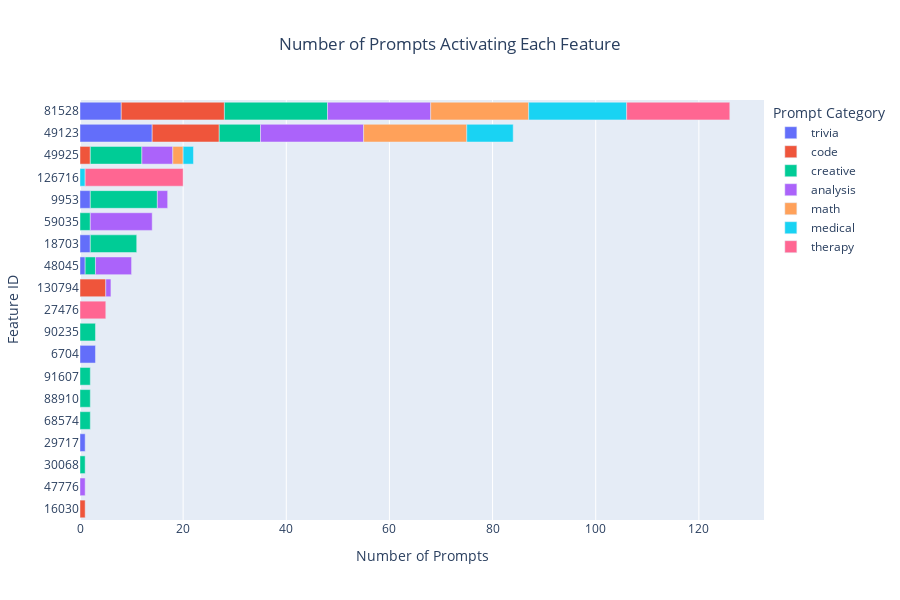

Source (notebook cell):
### Code cell
# Create bar chart showing number of prompts activating each feature, subdivided by prompt category
prompt_counts_by_category = []
for record in prompt_data:
    feature_id = record['feature_id']
    
    # Get feature description if available
    if feature_id in desc_df['feature_id'].values:
        feature_row = desc_df[desc_df['feature_id'] == feature_id].iloc[0]
        source = feature_row['source']
        token = feature_row['token']
        chat_desc = feature_row['chat_desc']
        pt_desc = feature_row['pt_desc']
        feature_type = feature_row['type']
    else:
        source = 'Unknown'
        token = 'Unknown'
        chat_desc = 'No description available'
        pt_desc = 'No description available'
        feature_type = 'Unknown'
    
    # Count prompts by category for this feature
    category_counts = defaultdict(int)
    for prompt in record['active_prompts']:
        category_counts[prompt['prompt_label']] += 1
    
    # Add a row for each category that has prompts
    for category, count in category_counts.items():
        prompt_counts_by_category.append({
            'feature_id': feature_id,
            'prompt_category': category,
            'num_prompts': count,
            'source': source,
            'token': token,
            'chat_desc': chat_desc,
            'pt_desc': pt_desc,
            'type': feature_type
        })

# Convert to DataFrame
prompt_counts_category_df = pd.DataFrame(prompt_counts_by_category)

# Calculate total prompts per feature for sorting
total_prompts_per_feature = prompt_counts_category_df.groupby('feature_id')['num_prompts'].sum().sort_values(ascending=True)
feature_order = total_prompts_per_feature.index.tolist()

# Create stacked horizontal bar chart
fig_stacked = px.bar(
    prompt_counts_category_df,
    x='num_prompts',
    y='feature_id',
    color='prompt_category',
    orientation='h',
    title='Number of Prompts Activating Each Feature',
    labels={'num_prompts': 'Number of Prompts', 'feature_id': 'Feature ID', 'prompt_category': 'Prompt Category'},
    hover_data=['source', 'token', 'chat_desc', 'pt_desc'],
    category_orders={'feature_id': feature_order},
    color_discrete_sequence=px.colors.qualitative.Plotly
)

# Update layout
fig_stacked.update_layout(
    height=600,
    showlegend=True,
    xaxis_title='Number of Prompts',
    yaxis_title='Feature ID',
    yaxis={'type': 'category', 'categoryorder': 'array', 'categoryarray': feature_order},
    title_x=0.5,
    legend=dict(
        title="Prompt Category",
        orientation="v",
        yanchor="top",
        y=1,
        xanchor="left",
        x=1.01
    )
)

# Update hover template to show category breakdown
fig_stacked.update_traces(
    hovertemplate='Category: %{fullData.name}<br>' +
                  'Count: %{x}<br>' +
                  'Source: %{customdata[0]}<br>' +
                  'Token: %{customdata[1]}<br>' +
                  'Chat Desc: %{customdata[2]}<br>' +
                  'PT Desc: %{customdata[3]}<br>' +
                  '<extra></extra>'
)

fig_stacked.show()

# Save as HTML
fig_stacked.write_html('prompt_count.html')

# Also create a summary table showing the breakdown
print("Summary of prompt counts by feature and category:")
summary_pivot = prompt_counts_category_df.pivot_table(
    index='feature_id', 
    columns='prompt_category', 
    values='num_prompts', 
    fill_value=0
)
summary_pivot['Total'] = summary_pivot.sum(axis=1)
summary_pivot = summary_pivot.sort_values('Total', ascending=False)
print(summary_pivot)

### Figure 1 — Plotly figure (JSON) as saved in the notebook; plotly's stock layout.template omitted (floating-point values rounded to 4 significant figures)
{"data": [{"alignmentgroup": "True", "customdata": [["qwen_trainer1_layer11", "newline", "newline before \"hello\" in chinese", "newline or other text token before ???"], ["qwen_trainer1_layer11", "asst", "AI chatbot being given elaborate instructions (including attempts to jailbreak)", "very powerful fictional beings: superintelligent AI in sci-fi, electric appliances that can talk, witchcraft, voice of human nature"], ["qwen_trainer1_layer11", "asst", "\"assistant\" header token after being asked to do a writing or copyediting task", "\"assistant\" token from descriptions of human assistant professions"], ["qwen_trainer1_layer15", "newline", "newline after being asked to give a one-sentence explainer", "newline before one-sentence summary or quote"], ["qwen_trainer1_layer15", "asst", "AI chatbot response of \"i'm a/an\" to questions of \"who are you\"", "???"], ["qwen_trainer1_layer15", "newline", "newline before AI chatbot response to generating a description of a chemical company", "token before a summary, blurb, or lede (often with preceding numbers giving desired length)"], ["qwen_trainer1_layer15", "newline", "newline before AI chatbot answers yes or no question about factual consistency, reasoning, or semantic content ", "newline before answer in wide range of contexts ???"]], "hovertemplate": "Category: %{fullData.name}<br>Count: %{x}<br>Source: %{customdata[0]}<br>Token: %{customdata[1]}<br>Chat Desc: %{customdata[2]}<br>PT Desc: %{customdata[3]}<br><extra></extra>", "legendgroup": "trivia", "marker": {"color": "#636EFA", "pattern": {"shape": ""}}, "name": "trivia", "offsetgroup": "trivia", "orientation": "h", "showlegend": true, "textposition": "auto", "type": "bar", "x": [3, 2, 8, 2, 1, 1, 14], "xaxis": "x", "y": [6704, 18703, 81528, 9953, 29717, 48045, 49123], "yaxis": "y"}, {"alignmentgroup": "True", "customdata": [["qwen_trainer1_layer11", "newline", "viewpoint, bird's eye view, first-person perspective", "the perspective of an organization (mainly healthcare system, government)"], ["qwen_trainer1_layer11", "asst", "\"assistant\" header token after being asked follow-up questions", "colon before bash commands ???"], ["qwen_trainer1_layer11", "asst", "\"assistant\" header token after being asked to do a writing or copyediting task", "\"assistant\" token from descriptions of human assistant professions"], ["qwen_trainer1_layer11", "asst", "\"assistant\" header token after being asked to write about chemicals", "\"assistant\" token from descriptions of human assistant professions"], ["qwen_trainer1_layer15", "newline", "newline before AI chatbot answers yes or no question about factual consistency, reasoning, or semantic content ", "newline before answer in wide range of contexts ???"]], "hovertemplate": "Category: %{fullData.name}<br>Count: %{x}<br>Source: %{customdata[0]}<br>Token: %{customdata[1]}<br>Chat Desc: %{customdata[2]}<br>PT Desc: %{customdata[3]}<br><extra></extra>", "legendgroup": "code", "marker": {"color": "#EF553B", "pattern": {"shape": ""}}, "name": "code", "offsetgroup": "code", "orientation": "h", "showlegend": true, "textposition": "auto", "type": "bar", "x": [1, 2, 20, 5, 13], "xaxis": "x", "y": [16030, 49925, 81528, 130794, 49123], "yaxis": "y"}, {"alignmentgroup": "True", "customdata": [["qwen_trainer1_layer11", "asst", "AI chatbot being given elaborate instructions (including attempts to jailbreak)", "very powerful fictional beings: superintelligent AI in sci-fi, electric appliances that can talk, witchcraft, voice of human nature"], ["qwen_trainer1_layer11", "asst", "asimov's three laws of robotics, AI chatbots referring to their programming", "asimov's three laws of robotics, thinking machines and robots in sci-fi including HAL from 2001: a space odyssey"], ["qwen_trainer1_layer11", "asst", "\"assistant\" header token after being asked follow-up questions", "colon before bash commands ???"], ["qwen_trainer1_layer11", "newline", "newline after \"assistant\" header token when the AI chatbot is asked to behave a certain way if christian", "???"], ["qwen_trainer1_layer11", "asst", "\"assistant\" header token after being asked to do a writing or copyediting task", "\"assistant\" token from descriptions of human assistant professions"], ["qwen_trainer1_layer11", "newline", "user instructing AI chatbot or the AI chatbot agreeing to role-play, impersonate, or simulate a character", "impersonating, portraying, or giving an impression of a character"], ["qwen_trainer1_layer11", "newline", "valuing or encouraging innovation", "valuing or encouraging innovation"], ["qwen_trainer1_layer15", "newline", "newline after being asked to give a one-sentence explainer", "newline before one-sentence summary or quote"], ["qwen_trainer1_layer15", "newline", "newline before AI chatbot response to generating a description of a chemical company", "token before a summary, blurb, or lede (often with preceding numbers giving desired length)"], ["qwen_trainer1_layer15", "newline", "newline before AI chatbot answers yes or no question about factual consistency, reasoning, or semantic content ", "newline before answer in wide range of contexts ???"], ["qwen_trainer1_layer15", "newline", "newline before AI chatbot engages in nsfw role-play or being jailbroken ", "tokens before code errors, misbehaving, descriptions of colonialism, jingoism, self-put downs, sarcasm"], ["llama_trainer1_layer15", "endheader", "instructions for role-playing, requirements, schema, templates, rules", "editing, helping write/publish/refine text, forum moderator"]], "hovertemplate": "Category: %{fullData.name}<br>Count: %{x}<br>Source: %{customdata[0]}<br>Token: %{customdata[1]}<br>Chat Desc: %{customdata[2]}<br>PT Desc: %{customdata[3]}<br><extra></extra>", "legendgroup": "creative", "marker": {"color": "#00CC96", "pattern": {"shape": ""}}, "name": "creative", "offsetgroup": "creative", "orientation": "h", "showlegend": true, "textposition": "auto", "type": "bar", "x": [9, 1, 10, 2, 20, 3, 2, 13, 2, 8, 2, 2], "xaxis": "x", "y": [18703, 30068, 49925, 68574, 81528, 90235, 91607, 9953, 48045, 49123, 88910, 59035], "yaxis": "y"}, {"alignmentgroup": "True", "customdata": [["qwen_trainer1_layer11", "asst", "\"assistant\" header token after being asked follow-up questions", "colon before bash commands ???"], ["qwen_trainer1_layer11", "asst", "\"assistant\" header token after being asked to do a writing or copyediting task", "\"assistant\" token from descriptions of human assistant professions"], ["qwen_trainer1_layer11", "asst", "\"assistant\" header token after being asked to write about chemicals", "\"assistant\" token from descriptions of human assistant professions"], ["qwen_trainer1_layer15", "newline", "newline after being asked to give a one-sentence explainer", "newline before one-sentence summary or quote"], ["qwen_trainer1_layer15", "newline", "newline before AI chatbot response to generating a description of a chemical company", "token before a summary, blurb, or lede (often with preceding numbers giving desired length)"], ["qwen_trainer1_layer15", "newline", "newline before AI chatbot answers yes or no question about factual consistency, reasoning, or semantic content ", "newline before answer in wide range of contexts ???"], ["llama_trainer1_layer15", "endheader", "programmatic instructions for processing text", "writing/translating feedback, literary criticism"], ["llama_trainer1_layer15", "endheader", "instructions for role-playing, requirements, schema, templates, rules", "editing, helping write/publish/refine text, forum moderator"]], "hovertemplate": "Category: %{fullData.name}<br>Count: %{x}<br>Source: %{customdata[0]}<br>Token: %{customdata[1]}<br>Chat Desc: %{customdata[2]}<br>PT Desc: %{customdata[3]}<br><extra></extra>", "legendgroup": "analysis", "marker": {"color": "#AB63FA", "pattern": {"shape": ""}}, "name": "analysis", "offsetgroup": "analysis", "orientation": "h", "showlegend": true, "textposition": "auto", "type": "bar", "x": [6, 20, 1, 2, 7, 20, 1, 12], "xaxis": "x", "y": [49925, 81528, 130794, 9953, 48045, 49123, 47776, 59035], "yaxis": "y"}, {"alignmentgroup": "True", "customdata": [["qwen_trainer1_layer11", "asst", "\"assistant\" header token after being asked follow-up questions", "colon before bash commands ???"], ["qwen_trainer1_layer11", "asst", "\"assistant\" header token after being asked to do a writing or copyediting task", "\"assistant\" token from descriptions of human assistant professions"], ["qwen_trainer1_layer15", "newline", "newline before AI chatbot answers yes or no question about factual consistency, reasoning, or semantic content ", "newline before answer in wide range of contexts ???"]], "hovertemplate": "Category: %{fullData.name}<br>Count: %{x}<br>Source: %{customdata[0]}<br>Token: %{customdata[1]}<br>Chat Desc: %{customdata[2]}<br>PT Desc: %{customdata[3]}<br><extra></extra>", "legendgroup": "math", "marker": {"color": "#FFA15A", "pattern": {"shape": ""}}, "name": "math", "offsetgroup": "math", "orientation": "h", "showlegend": true, "textposition": "auto", "type": "bar", "x": [2, 19, 20], "xaxis": "x", "y": [49925, 81528, 49123], "yaxis": "y"}, {"alignmentgroup": "True", "customdata": [["qwen_trainer1_layer11", "asst", "\"assistant\" header token after being asked follow-up questions", "colon before bash commands ???"], ["qwen_trainer1_layer11", "asst", "\"assistant\" header token after being asked to do a writing or copyediting task", "\"assistant\" token from descriptions of human assistant professions"], ["qwen_trainer1_layer15", "newline", "newline before AI chatbot answers yes or no question about factual consistency, reasoning, or semantic content ", "newline before answer in wide range of contexts ???"], ["llama_trainer1_layer11", "newline", "newline before nsfw roleplay", "newline between nsfw description, violence"]], "hovertemplate": "Category: %{fullData.name}<br>Count: %{x}<br>Source: %{customdata[0]}<br>Token: %{customdata[1]}<br>Chat Desc: %{customdata[2]}<br>PT Desc: %{customdata[3]}<br><extra></extra>", "legendgroup": "medical", "marker": {"color": "#19D3F3", "pattern": {"shape": ""}}, "name": "medical", "offsetgroup": "medical", "orientation": "h", "showlegend": true, "textposition": "auto", "type": "bar", "x": [2, 19, 9, 1], "xaxis": "x", "y": [49925, 81528, 49123, 126716], "yaxis": "y"}, {"alignmentgroup": "True", "customdata": [["qwen_trainer1_layer11", "asst", "\"assistant\" header token after being asked to do a writing or copyediting task", "\"assistant\" token from descriptions of human assistant professions"], ["llama_trainer1_layer11", "newline", "newline before nsfw roleplay", "newline between nsfw description, violence"], ["llama_trainer1_layer15", "asst", "symbols, metaphors, representations (especially in role-playing scenarios) ???", "symbolism, representations, synechdoche ???"]], "hovertemplate": "Category: %{fullData.name}<br>Count: %{x}<br>Source: %{customdata[0]}<br>Token: %{customdata[1]}<br>Chat Desc: %{customdata[2]}<br>PT Desc: %{customdata[3]}<br><extra></extra>", "legendgroup": "therapy", "marker": {"color": "#FF6692", "pattern": {"shape": ""}}, "name": "therapy", "offsetgroup": "therapy", "orientation": "h", "showlegend": true, "textposition": "auto", "type": "bar", "x": [20, 19, 5], "xaxis": "x", "y": [81528, 126716, 27476], "yaxis": "y"}], "layout": {"barmode": "relative", "height": 600, "legend": {"orientation": "v", "title": {"text": "Prompt Category"}, "tracegroupgap": 0, "x": 1.01, "xanchor": "left", "y": 1, "yanchor": "top"}, "showlegend": true, "title": {"text": "Number of Prompts Activating Each Feature", "x": 0.5}, "xaxis": {"anchor": "y", "domain": [0, 1], "title": {"text": "Number of Prompts"}}, "yaxis": {"anchor": "x", "categoryarray": [16030, 47776, 30068, 29717, 68574, 88910, 91607, 6704, 90235, 27476, 130794, 48045, 18703, 59035, 9953, 126716, 49925, 49123, 81528], "categoryorder": "array", "domain": [0, 1], "title": {"text": "Feature ID"}, "type": "category"}}}
